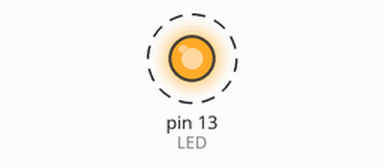
Simulated run of this sketch. Board: Arduino Uno, built with avr-gcc and run on an emulated ATmega328P. Parts: output pins drawn as LEDs (lit = HIGH). Dashed ring = blinking.

Above: at 0.5 s.
Timing chart, 0 to 4.6 s (numbered marks = the images above):
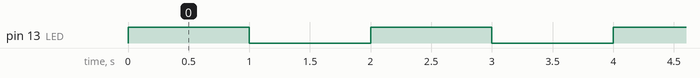

Measured:
- by itself, pin 13 (LED): alternates HIGH for 1.0 s and LOW for 1.0 s

The sketch:

led-builtin.ino
```cpp
enum {
  LED = 13
};

void setup() {
  pinMode(LED, OUTPUT);
}

void loop() {
  int ms = 1000;
  setled(HIGH, ms);
  setled(LOW, ms);
}

void setled(int state, int ms) {
  digitalWrite(LED, state);
  delay(ms);
}
```

led-builtin.c
```cpp
#include <avr/io.h>
#include <util/delay.h>

void
toggle(int val)
{
	PORTB = val;
	_delay_ms(50);
}

int
main(void)
{
	DDRB = 0xff;
	for (;;) {
		toggle(0xff);
		toggle(0x00);
	}
	return 0;
}
```
